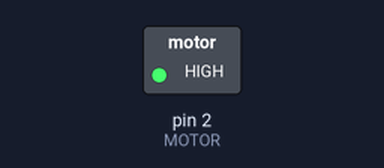
The sketch below on a simulated Arduino Uno, built with avr-gcc and run on an emulated ATmega328P. On the bench: switched loads named in the sketch (green lamp = pin HIGH).

Above: at 0.5 s.
At 5.0 s:
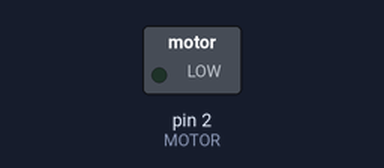
Timing chart, 0 to 6.9 s (numbered marks = the images above):
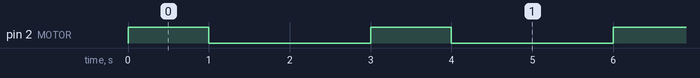

The sketch:

Motor_fire_up.ino
```cpp
// turning on the motor

const int MOTOR = 2;

void setup()

{

  Serial.begin(115200);

  pinMode(MOTOR,OUTPUT);

}

void loop()
{
  digitalWrite(MOTOR, HIGH);// turn on the motor
  delay(1000);// wait 1 second
  digitalWrite(MOTOR, LOW); // turn off motor
  delay(2000); // wait 2 seconds


}
```

Measured:
- by itself, pin 2 (MOTOR): alternates HIGH for 1.0 s and LOW for 2.0 s
